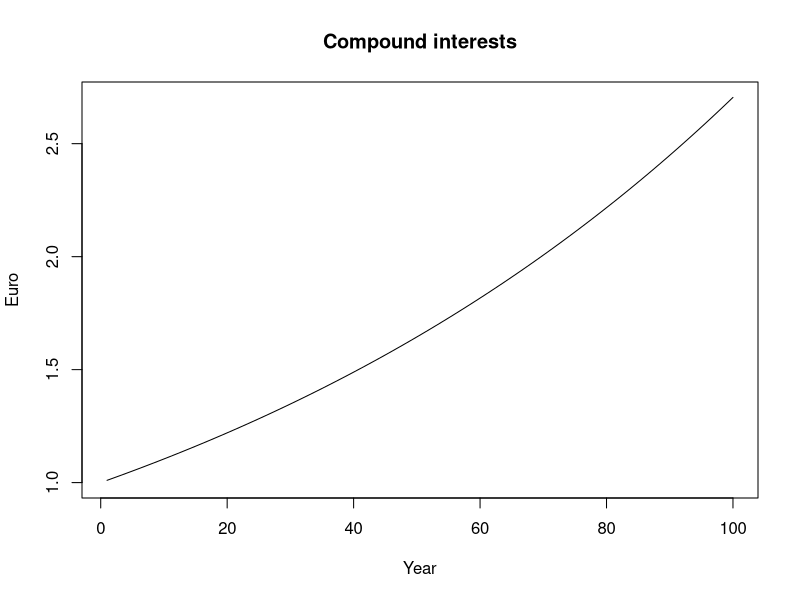
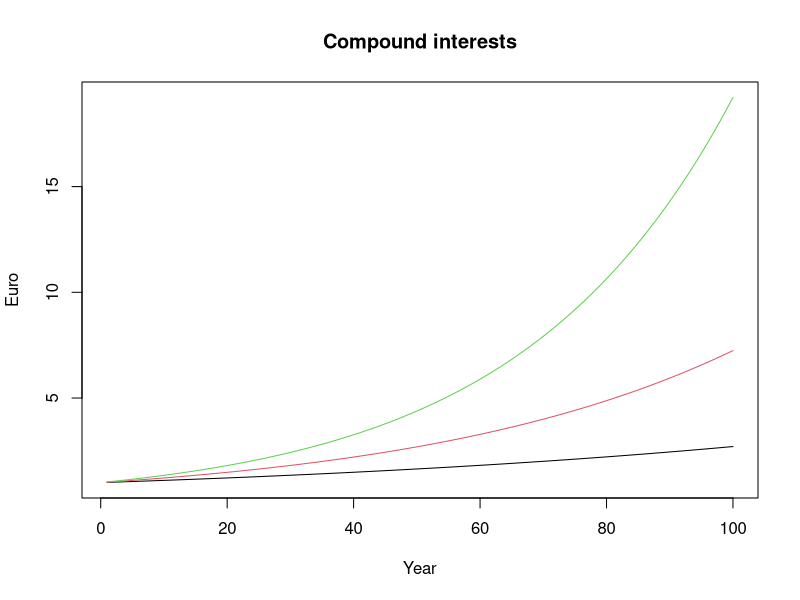
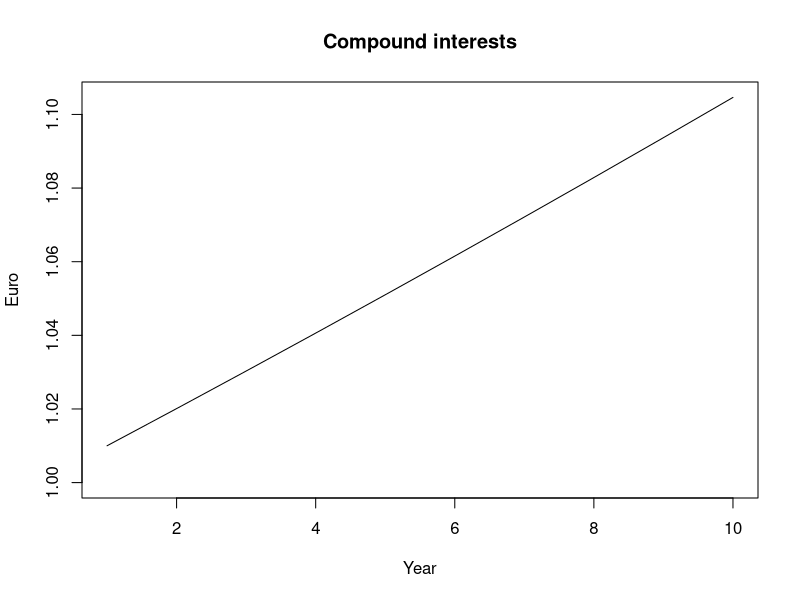
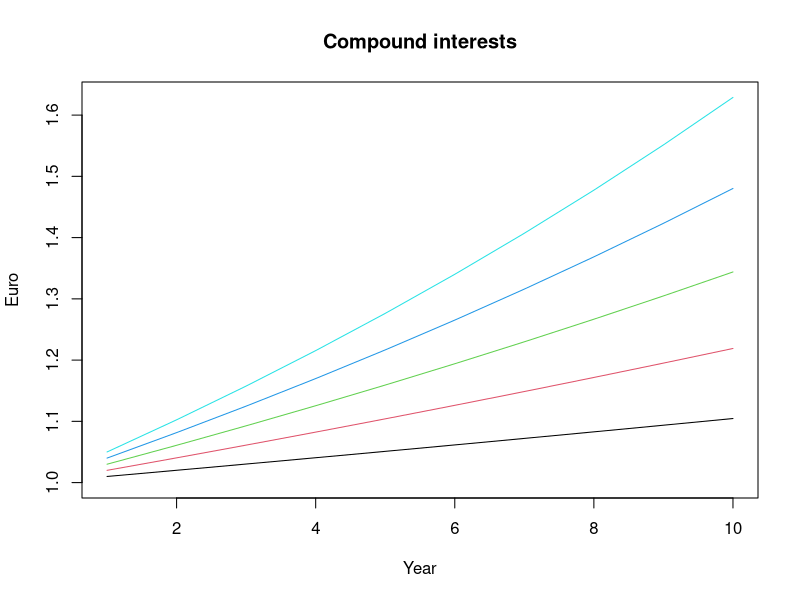

These figures' R source, in order:
2 + 2

sqrt(25)

exp(0)

log(1)

x <- 15
x

rm(x)

x <- c(1, 2, 3)
x
is.vector(x)

ls()

rm(list = ls())

a <- 1:10
a

b <- seq(from = 1, to = 10, by = 1)

set.seed(1234)
rnorm(n = 10, mean = 0, sd = 1)

length(seq(from = 1, to = 10, by = 0.1))

min(rnorm(n = 100, mean = 0, sd = 10))
max(rnorm(n = 100, mean = 0, sd = 10))

5^2

100 >= 100

99 > 100

2 + 2 == 4

99 != 100

!(1==1) 

(1==1) | (2==3) 

(1==1) & (2==3)

a <- c(1, 2)  
b <- c(1, 2, 3, 4, 5, 6) 
a + b

a <- c(1, 2)  
b <- c(1, 2, 3, 4, 5) 
a + b

x <- vector(mode = "numeric", length = 100)
is.vector(x)

y <- numeric(100)
is.vector(y)

y[1] <- 50

y[1]

x <- 10
y <- 2
if (x <= y) {
  
  print("x is smaller or equal y")
  
} else {
  
  print("x is larger than y")
  
}

x <- rnorm(10, 0, 1)
ifelse(x <= 0, "x is smaller or equal zero", "x is larger than zero")

x <- 1:5
for (i in x) {
  
  print("Hello")
  
}

x <- c("Monday", "Tueasday", "Wednesday", "Thursday", "Friday")

for (i in x) {
  
  print("Hello")
  
}

x <- 1:5

for (i in x) {
  
  print(i^2)
  
}

x <- c("Monday", "Tueasday", "Wednesday", "Thursday", "Friday")

for (i in x) {
  
  print(paste("Today is", i))
  
}

# Formula
# A = P (1 + r)^t
  
years <- 100
A <- numeric(length = years)
r <- 0.01
P <- 1

for (t in 1:years) {
  
  A[t] <- P * (1 + r)^t
  
}

P * (1 + r)^(1:years)

plot(x = 1:years,
     y = A,
     xlim = c(1, years), 
     ylim = c(1, max(A)),
     type = "l", 
     col = "black",
     main = "Compound interests", 
     xlab = "Year", 
     ylab = "Euro")
  
years <- 100
r <- c(0.01, 0.02, 0.03)
A <- matrix(nrow = years, ncol = length(r), byrow = TRUE)
P <- 1

for (t in 1:years) {
  
  for (s in 1:length(r)) {
    
    A[t,s] <- P * (1 + r[s])^t
    
  }
  
}

plot(NULL, 
     xlim = c(1, nrow(A)), 
     ylim = c(1, max(A)),
     main = "Compound interests", 
     xlab = "Year", 
     ylab = "Euro")

for (l in 1:ncol(A)) {
  
  lines(A[,l], type = "l", col = l)
  
}

my_fun <- function(x) {
  
  square <- x^2
  
  return(square)
  
}

my_fun(x = 5)

my_fun_alternative <- function(x) x^2

my_fun_alternative(x = 5)

my_fun2 <- function(x, y) {
  
  to_power <- x^y
  
  return(to_power)
  
}

my_fun2(x = 5, y = 2)

# With default value for y
my_fun2_alternative <- function(x, y = 2) {
  
  to_power <- x^y
  
  return(to_power)
  
}

my_fun2_alternative(x = 5)

my_fun <- function(time, scenarios) {
  
r <- scenarios

A <- matrix(nrow = time, ncol = length(r), byrow = TRUE)

P <- 1

for (t in 1:time) {
  
  for (s in 1:length(r)) {
    
    A[t,s] <- P * (1 + r[s])^t
    
  }
  
}
  
plot(NULL, 
     xlim = c(1, nrow(A)), 
     ylim = c(1, max(A)),
     main = "Compound interests", 
     xlab = "Year", 
     ylab = "Euro")

for (l in 1:ncol(A)) {
  
  lines(A[,l], type = "l", col = l)
  
  }

}

my_fun(time = 10, scenarios = 0.01)

my_fun(time = 10, scenarios = seq(0.01, 0.05, 0.01))

